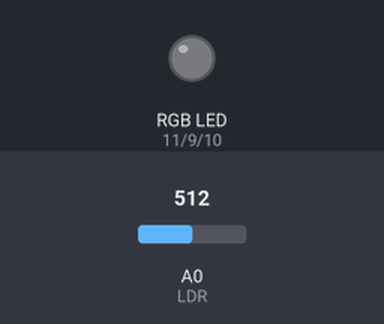
Simulated run of this sketch. Board: Arduino Uno, built with avr-gcc and run on an emulated ATmega328P. Shown: an RGB LED mixed from three pins (HIGH = lit). The test bench sets the inputs (shaded band); at power-on: A0 (LDR) = 512. Dim RGB values are drawn brighter than linear; what the sketch prints to the serial monitor is not drawn.

Above: at 0.1 s.
At 2.2 s:
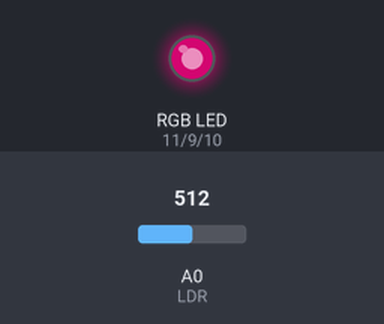
2.3 s: A0 (LDR) set to 716
Timing chart, 0 to 5.3 s (numbered marks = the images above; inputs shaded):
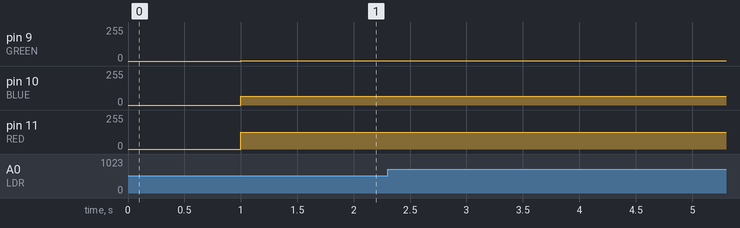

The sketch:

main.ino
```cpp
#define RED 11  // RGB LED pins
#define BLUE 10 //
#define GREEN 9 //
#define LDR A0  // LDR pin - analog

unsigned long old_time_index = 0; // Global indexing
unsigned long global_index = 0;   //

float ALPHA = 0.95f; // Alpha value for complimentaty filter

unsigned int current_value = 0; // Keep track of values for complimentary filter
unsigned int previous_value = 0; //

unsigned int r, g, b; // Global color values

void setup(void) {
  // Define RGB pins
  pinMode(RED, OUTPUT);
  pinMode(BLUE, OUTPUT);
  pinMode(GREEN, OUTPUT);

  // Define LDR pin
  pinMode(LDR, INPUT);

  Serial.begin(115200);

  delay(1000);

  old_time_index = micros();
}

void shift_light() {
  const float alpha_ = 0.001;

  unsigned long offset_r = 0;
  unsigned long offset_g = 250000;
  unsigned long offset_b = 500000;

  r = (sin((global_index + offset_r) * alpha_)) * 127.5 + 127.5;
  g = (sin((global_index + offset_g) * alpha_)) * 127.5 + 127.5;
  b = (sin((global_index + offset_b) * alpha_)) * 127.5 + 127.5;
}

void light() {
  analogWrite(RED, r);
  analogWrite(GREEN, g);
  analogWrite(BLUE, b);
}

void read() {
  int readVal = (analogRead(LDR) * ALPHA) + (previous_value * (1.0f - ALPHA));
  previous_value = readVal;

  Serial.println(String(r) + "," + String(g) + "," + String(b) + "," + String(readVal));
}

void loop() {
  shift_light();
  light();
  read();
}
```
